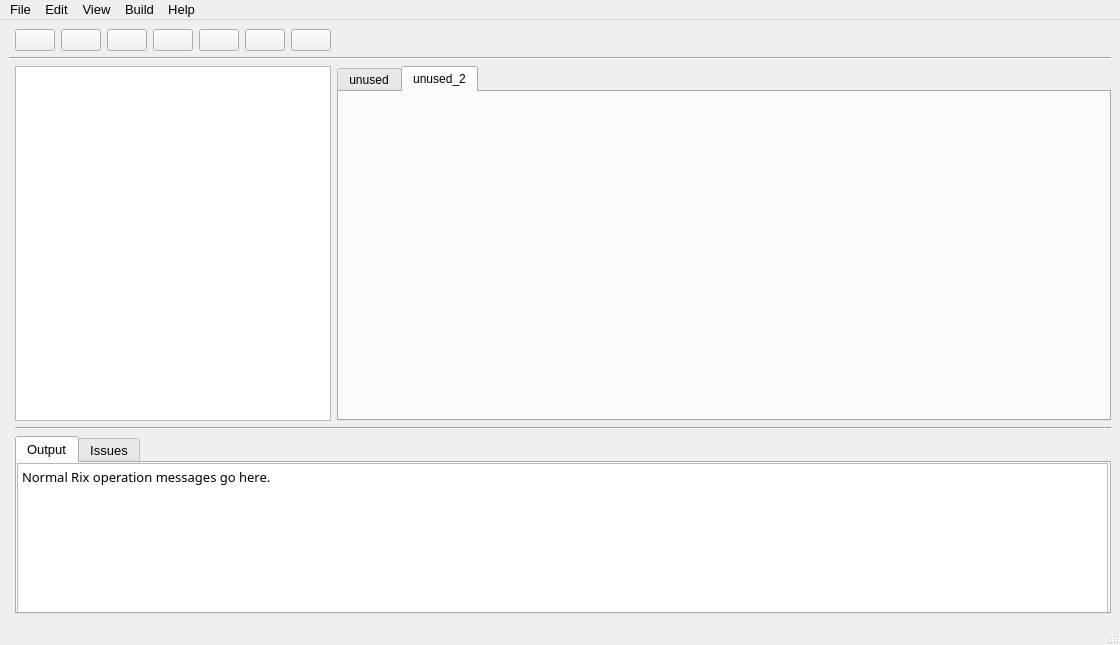
<?xml version="1.0" encoding="UTF-8"?>
<ui version="4.0">
 <class>MainWindow</class>
 <widget class="QMainWindow" name="MainWindow">
  <property name="geometry">
   <rect>
    <x>0</x>
    <y>0</y>
    <width>1120</width>
    <height>645</height>
   </rect>
  </property>
  <property name="windowTitle">
   <string>Ride</string>
  </property>
  <widget class="QWidget" name="centralwidget">
   <layout class="QGridLayout" name="gridLayout_2" rowstretch="0,0,2,0,1" columnstretch="0,1,3">
    <item row="1" column="0" colspan="3">
     <widget class="Line" name="line_menu_seperator">
      <property name="sizePolicy">
       <sizepolicy hsizetype="Expanding" vsizetype="Fixed">
        <horstretch>0</horstretch>
        <verstretch>0</verstretch>
       </sizepolicy>
      </property>
      <property name="orientation">
       <enum>Qt::Horizontal</enum>
      </property>
     </widget>
    </item>
    <item row="2" column="2">
     <layout class="QHBoxLayout" name="horizontalLayout_scintilla">
      <item>
       <widget class="QTabWidget" name="tabWidget_scintilla">
        <property name="currentIndex">
         <number>1</number>
        </property>
        <widget class="QWidget" name="tab_not_used">
         <attribute name="title">
          <string>unused</string>
         </attribute>
        </widget>
        <widget class="QWidget" name="tab_not_used2">
         <attribute name="title">
          <string>unused_2</string>
         </attribute>
        </widget>
       </widget>
      </item>
     </layout>
    </item>
    <item row="2" column="1">
     <widget class="QTreeView" name="tree_project_directory">
      <property name="sizePolicy">
       <sizepolicy hsizetype="Expanding" vsizetype="Expanding">
        <horstretch>0</horstretch>
        <verstretch>0</verstretch>
       </sizepolicy>
      </property>
      <property name="font">
       <font>
        <family>Ubuntu Condensed</family>
        <pointsize>10</pointsize>
       </font>
      </property>
      <property name="autoFillBackground">
       <bool>false</bool>
      </property>
      <property name="autoScrollMargin">
       <number>16</number>
      </property>
      <property name="horizontalScrollMode">
       <enum>QAbstractItemView::ScrollPerPixel</enum>
      </property>
      <attribute name="headerVisible">
       <bool>false</bool>
      </attribute>
      <attribute name="headerMinimumSectionSize">
       <number>80</number>
      </attribute>
     </widget>
    </item>
    <item row="3" column="1" colspan="2">
     <widget class="Line" name="line">
      <property name="orientation">
       <enum>Qt::Horizontal</enum>
      </property>
     </widget>
    </item>
    <item row="0" column="1">
     <layout class="QHBoxLayout" name="horizontalLayout_icon_menu">
      <item>
       <widget class="QPushButton" name="button_new_file">
        <property name="font">
         <font>
          <kerning>true</kerning>
         </font>
        </property>
        <property name="toolTip">
         <string extracomment="New Document">New Document</string>
        </property>
        <property name="styleSheet">
         <string notr="true"/>
        </property>
        <property name="text">
         <string/>
        </property>
        <property name="icon">
         <iconset resource="icons.qrc">
          <normaloff>:/icons/linedpaperplus32.png</normaloff>:/icons/linedpaperplus32.png</iconset>
        </property>
        <property name="iconSize">
         <size>
          <width>16</width>
          <height>16</height>
         </size>
        </property>
        <property name="autoDefault">
         <bool>false</bool>
        </property>
        <property name="default">
         <bool>false</bool>
        </property>
        <property name="flat">
         <bool>false</bool>
        </property>
       </widget>
      </item>
      <item>
       <widget class="QPushButton" name="button_open">
        <property name="toolTip">
         <string extracomment="Open Document">Open Document</string>
        </property>
        <property name="text">
         <string/>
        </property>
        <property name="icon">
         <iconset resource="icons.qrc">
          <normaloff>:/icons/folder32.png</normaloff>:/icons/folder32.png</iconset>
        </property>
        <property name="iconSize">
         <size>
          <width>16</width>
          <height>16</height>
         </size>
        </property>
        <property name="autoRepeatDelay">
         <number>300</number>
        </property>
        <property name="flat">
         <bool>false</bool>
        </property>
       </widget>
      </item>
      <item>
       <widget class="QPushButton" name="button_save">
        <property name="toolTip">
         <string extracomment="Save">Save</string>
        </property>
        <property name="text">
         <string/>
        </property>
        <property name="icon">
         <iconset resource="icons.qrc">
          <normaloff>:/icons/filesave.png</normaloff>:/icons/filesave.png</iconset>
        </property>
        <property name="iconSize">
         <size>
          <width>16</width>
          <height>16</height>
         </size>
        </property>
       </widget>
      </item>
      <item>
       <widget class="QPushButton" name="button_saveall">
        <property name="toolTip">
         <string extracomment="Save All">Save All</string>
        </property>
        <property name="text">
         <string/>
        </property>
        <property name="icon">
         <iconset resource="icons.qrc">
          <normaloff>:/icons/document_save_all.png</normaloff>:/icons/document_save_all.png</iconset>
        </property>
        <property name="iconSize">
         <size>
          <width>16</width>
          <height>16</height>
         </size>
        </property>
       </widget>
      </item>
      <item>
       <widget class="QPushButton" name="button_zoom_in">
        <property name="toolTip">
         <string extracomment="Zoom in">Zoom in</string>
        </property>
        <property name="text">
         <string/>
        </property>
        <property name="icon">
         <iconset resource="icons.qrc">
          <normaloff>:/icons/zoomin.png</normaloff>:/icons/zoomin.png</iconset>
        </property>
        <property name="iconSize">
         <size>
          <width>16</width>
          <height>16</height>
         </size>
        </property>
       </widget>
      </item>
      <item>
       <widget class="QPushButton" name="button_zoom_out">
        <property name="toolTip">
         <string extracomment="Zoom out">Zoom out</string>
        </property>
        <property name="text">
         <string/>
        </property>
        <property name="icon">
         <iconset resource="icons.qrc">
          <normaloff>:/icons/zoomout.png</normaloff>:/icons/zoomout.png</iconset>
        </property>
        <property name="iconSize">
         <size>
          <width>16</width>
          <height>16</height>
         </size>
        </property>
       </widget>
      </item>
      <item>
       <widget class="QPushButton" name="button_run">
        <property name="toolTip">
         <string extracomment="Build and run">Build and run</string>
        </property>
        <property name="text">
         <string/>
        </property>
        <property name="icon">
         <iconset resource="icons.qrc">
          <normaloff>:/icons/circleright32.png</normaloff>:/icons/circleright32.png</iconset>
        </property>
        <property name="iconSize">
         <size>
          <width>16</width>
          <height>16</height>
         </size>
        </property>
       </widget>
      </item>
     </layout>
    </item>
    <item row="4" column="1" colspan="2">
     <widget class="QTabWidget" name="tabWidget_console">
      <property name="font">
       <font>
        <pointsize>10</pointsize>
       </font>
      </property>
      <property name="currentIndex">
       <number>0</number>
      </property>
      <widget class="QWidget" name="tab_output">
       <property name="sizePolicy">
        <sizepolicy hsizetype="Expanding" vsizetype="Expanding">
         <horstretch>0</horstretch>
         <verstretch>0</verstretch>
        </sizepolicy>
       </property>
       <attribute name="title">
        <string>Output</string>
       </attribute>
       <widget class="QWidget" name="horizontalLayoutWidget_3">
        <property name="geometry">
         <rect>
          <x>0</x>
          <y>0</y>
          <width>1091</width>
          <height>231</height>
         </rect>
        </property>
        <layout class="QHBoxLayout" name="horizontalLayout_3">
         <item>
          <widget class="QPlainTextEdit" name="text_output">
           <property name="enabled">
            <bool>true</bool>
           </property>
           <property name="sizePolicy">
            <sizepolicy hsizetype="Expanding" vsizetype="Expanding">
             <horstretch>0</horstretch>
             <verstretch>0</verstretch>
            </sizepolicy>
           </property>
           <property name="font">
            <font>
             <family>Ubuntu Mono</family>
            </font>
           </property>
           <property name="autoFillBackground">
            <bool>true</bool>
           </property>
           <property name="readOnly">
            <bool>true</bool>
           </property>
           <property name="plainText">
            <string>Normal Rix operation messages go here.</string>
           </property>
          </widget>
         </item>
        </layout>
       </widget>
      </widget>
      <widget class="QWidget" name="tab_issues">
       <attribute name="title">
        <string>Issues</string>
       </attribute>
       <widget class="QWidget" name="horizontalLayoutWidget_2">
        <property name="geometry">
         <rect>
          <x>0</x>
          <y>0</y>
          <width>1091</width>
          <height>231</height>
         </rect>
        </property>
        <layout class="QHBoxLayout" name="horizontalLayout_2">
         <property name="spacing">
          <number>6</number>
         </property>
         <item>
          <widget class="QPlainTextEdit" name="text_issues">
           <property name="font">
            <font>
             <family>Ubuntu Mono</family>
            </font>
           </property>
           <property name="readOnly">
            <bool>true</bool>
           </property>
           <property name="plainText">
            <string>Normal Rix operation messages go here.</string>
           </property>
          </widget>
         </item>
        </layout>
       </widget>
      </widget>
     </widget>
    </item>
   </layout>
  </widget>
  <widget class="QMenuBar" name="menubar">
   <property name="geometry">
    <rect>
     <x>0</x>
     <y>0</y>
     <width>1120</width>
     <height>22</height>
    </rect>
   </property>
   <property name="font">
    <font>
     <pointsize>10</pointsize>
    </font>
   </property>
   <widget class="QMenu" name="menuFILE">
    <property name="title">
     <string>File</string>
    </property>
    <addaction name="actionNew_File"/>
    <addaction name="separator"/>
    <addaction name="actionOpen"/>
    <addaction name="actionSave_File"/>
    <addaction name="actionSave_As"/>
    <addaction name="actionSave_All"/>
    <addaction name="separator"/>
    <addaction name="actionExit"/>
   </widget>
   <widget class="QMenu" name="menuEDIT">
    <property name="title">
     <string>Edit</string>
    </property>
    <addaction name="actionUndo"/>
    <addaction name="actionRedo"/>
    <addaction name="separator"/>
    <addaction name="actionCut"/>
    <addaction name="actionCopy"/>
    <addaction name="actionPaste"/>
    <addaction name="separator"/>
    <addaction name="actionGo_to_line"/>
    <addaction name="separator"/>
    <addaction name="actionPreferences"/>
   </widget>
   <widget class="QMenu" name="menuHELP">
    <property name="title">
     <string>Help</string>
    </property>
    <addaction name="actionLicense"/>
    <addaction name="separator"/>
    <addaction name="actionAbout_RIDE"/>
    <addaction name="actionAbout_Rix"/>
   </widget>
   <widget class="QMenu" name="menuVIEW">
    <property name="title">
     <string>View</string>
    </property>
    <addaction name="actionZoom_In"/>
    <addaction name="actionZoom_Out"/>
   </widget>
   <widget class="QMenu" name="menuBuild">
    <property name="title">
     <string>Build</string>
    </property>
    <addaction name="actionRun"/>
   </widget>
   <addaction name="menuFILE"/>
   <addaction name="menuEDIT"/>
   <addaction name="menuVIEW"/>
   <addaction name="menuBuild"/>
   <addaction name="menuHELP"/>
  </widget>
  <widget class="QStatusBar" name="statusbar"/>
  <action name="actionNew_File">
   <property name="text">
    <string>New File...</string>
   </property>
  </action>
  <action name="actionOpen">
   <property name="text">
    <string>Open...</string>
   </property>
  </action>
  <action name="actionSave_File">
   <property name="text">
    <string>Save File</string>
   </property>
  </action>
  <action name="actionSave_All">
   <property name="text">
    <string>Save All</string>
   </property>
  </action>
  <action name="actionExit">
   <property name="text">
    <string>Exit</string>
   </property>
  </action>
  <action name="actionUndo">
   <property name="text">
    <string>Undo</string>
   </property>
  </action>
  <action name="actionRedo">
   <property name="text">
    <string>Redo</string>
   </property>
  </action>
  <action name="actionCut">
   <property name="text">
    <string>Cut</string>
   </property>
  </action>
  <action name="actionCopy">
   <property name="text">
    <string>Copy</string>
   </property>
  </action>
  <action name="actionPaste">
   <property name="text">
    <string>Paste</string>
   </property>
  </action>
  <action name="actionPreferences">
   <property name="text">
    <string>Preferences...</string>
   </property>
  </action>
  <action name="actionZoom_In">
   <property name="text">
    <string>Zoom In</string>
   </property>
  </action>
  <action name="actionZoom_Out">
   <property name="text">
    <string>Zoom Out</string>
   </property>
  </action>
  <action name="actionLicense">
   <property name="text">
    <string>License</string>
   </property>
  </action>
  <action name="actionAbout_RIDE">
   <property name="text">
    <string>About RIDE</string>
   </property>
  </action>
  <action name="actionAbout_Rix">
   <property name="text">
    <string>About Rix</string>
   </property>
  </action>
  <action name="actionSave_As">
   <property name="text">
    <string>Save As...</string>
   </property>
  </action>
  <action name="actionGo_to_line">
   <property name="text">
    <string>Go to line...</string>
   </property>
  </action>
  <action name="actionRun">
   <property name="text">
    <string>Run</string>
   </property>
  </action>
 </widget>
 <resources>
  <include location="icons.qrc"/>
 </resources>
 <connections/>
</ui>
